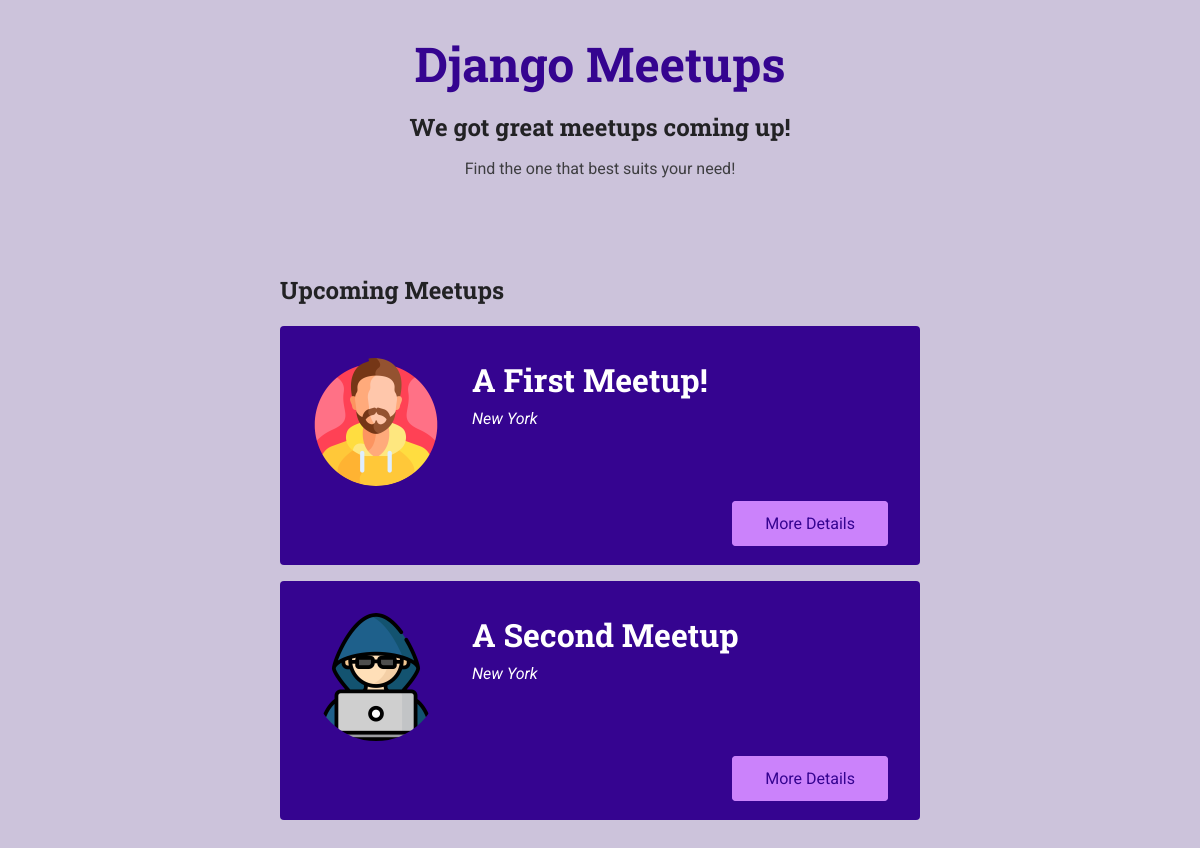
/meetups/, run on an earlier commit of the app's database.
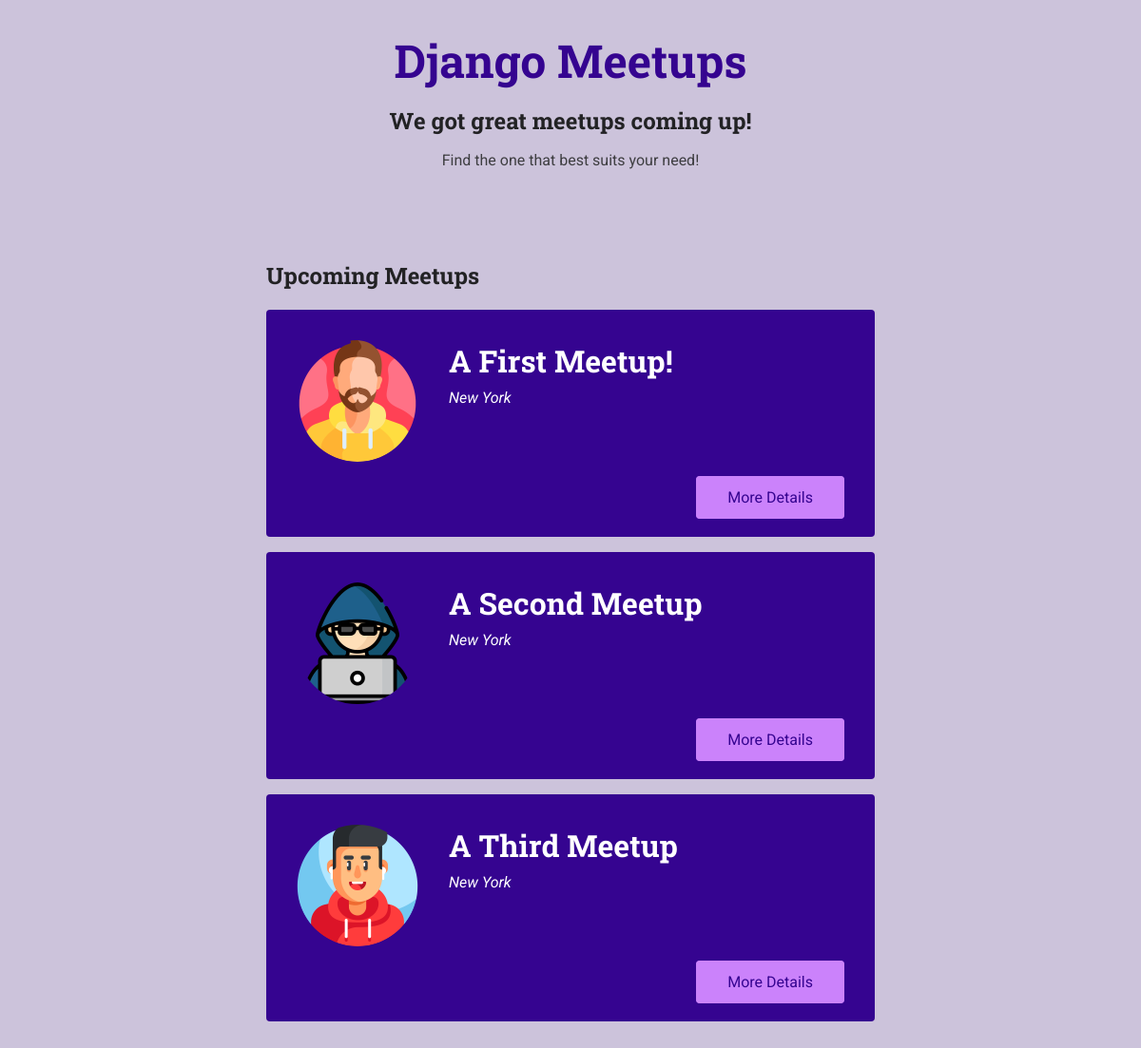
And on a later commit of the database.
### meetups/models.py (models this page shows, shortened)
class Meetup(models.Model):
    title = models.CharField(max_length=200)
    organizer_email = models.EmailField()
    date = models.DateField()
    slug = models.SlugField(unique=True)
    description = models.TextField()
    image = models.ImageField(upload_to='images')
    location = models.ForeignKey(
        Location, on_delete=models.CASCADE, related_name='meetups')
    participants = models.ManyToManyField(Participant, blank=True, null=True)

### meetups/views.py (the view)
# urls.py: path('', views.index, name='all-meetups'),
def index(request):
    meetups = Meetup.objects.all()
    return render(request, 'meetups/index.html', {
        'meetups': meetups
    })

### meetups/templates/meetups/index.html (shortened to what this page needs)
{% extends 'meetups/base/base.html' %}
{% load static %}
{% block site_css %}
	<link rel="stylesheet" href="{% static 'meetups/styles/all-meetups.css' %}" />
{% endblock %}
{% block main_heading %}
We got great meetups coming up!
{% endblock %}
{% block header_content %}
Find the one that best suits your need!
{% endblock %}
{% block body %}
<section>
	<h2>Upcoming Meetups</h2>
	<ol>
		{% for meetup in meetups %}
		{% include 'meetups/includes/meetup-item.html' with title=meetup.title image=meetup.image.url location='New York' slug=meetup.slug %}
		{% endfor %}
	</ol>
</section>
{% endblock %}

### meetups/templates/meetups/includes/meetup-item.html
<li class="meetup-item">
    <article>
        <div class="meetup-summary">
            <div class="meetup-image">
                <img src="{{ image }}" alt="{{ title }}" />
            </div>
            <div class="meetup-details">
                <h3>{{ title }}</h3>
                <address>{{ location }}</address>
            </div>
        </div>
        <div class="meetup-actions">
            <a
                href="{% url 'meetup-detail' slug %}"
                class="btn"
                >More Details</a
            >
        </div>
    </article>
</li>

What changed in the data, as far as the page shows it:
added Meetup: shows a picture, title "A Third Meetup", location "New York"
